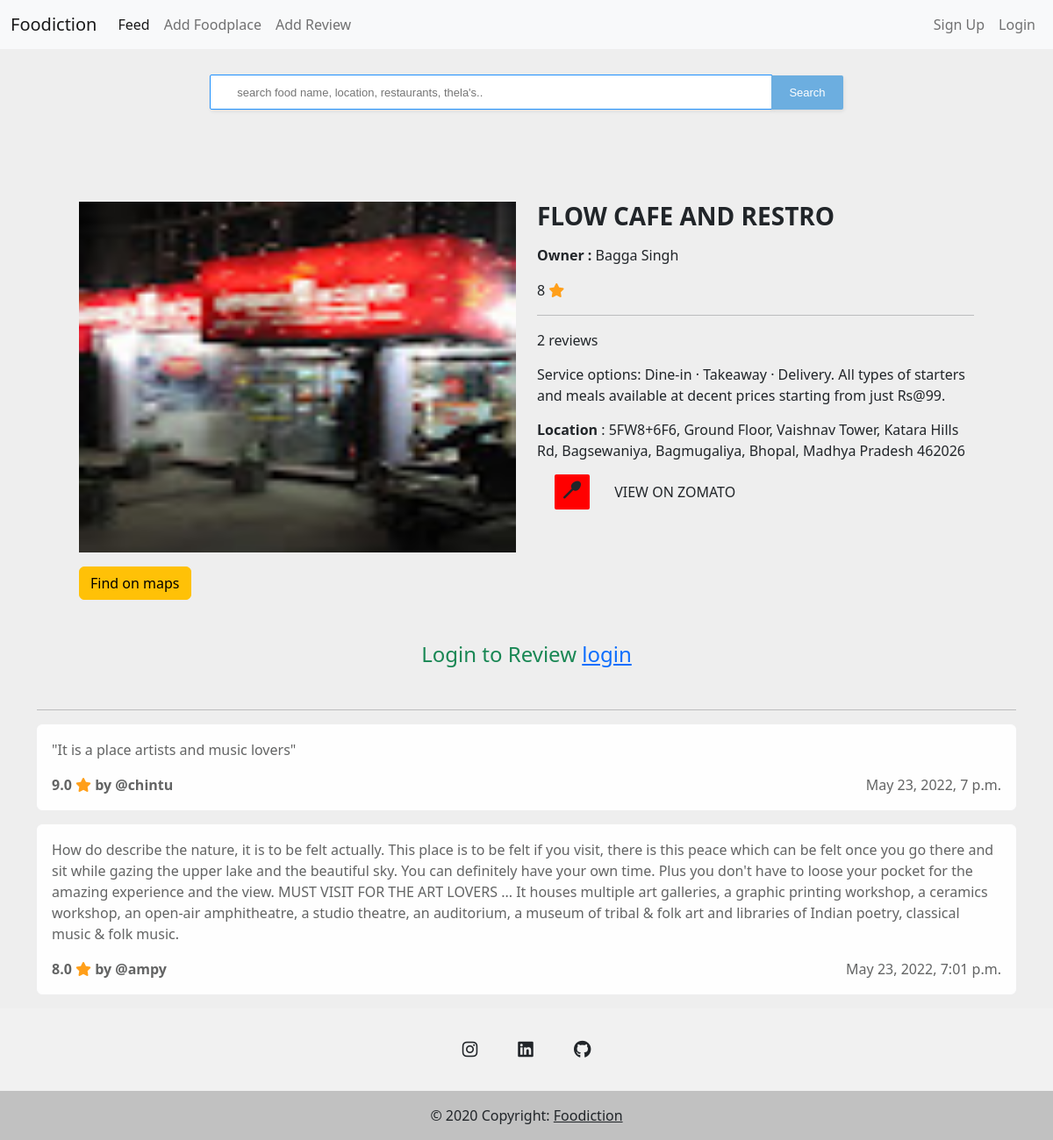
Screenshot of /details-foodplace/b4a55031-d8f7-4e73-b550-944ef6cb2c3e with the database file from the repository.
### food_app/models.py (models this page shows, shortened)
class FoodPlace(models.Model):
    user = models.CharField(max_length=150)
    foodplace_uuid = models.UUIDField(default=uuid.uuid4, help_text="UNIQUE ID FOR THE BATCH",
                                editable=False)
    name = models.CharField(max_length=150)
    owner_name = models.CharField(max_length=150)
    thumbnail = models.ImageField(upload_to="files/thumbnail")
    location = models.CharField(max_length=500)
    maps_location_link = models.CharField(max_length=500)
    description = models.CharField(max_length=500)
    rating = models.FloatField(default=1)
    active = models.BooleanField(default=True)
    spam = models.BooleanField(default=False)
    zomato_link = models.CharField(max_length=500)

class ReviewRating(models.Model):
    user = models.CharField(max_length=150)
    food_place = models.CharField(max_length=150)
    review = models.TextField(max_length=500)
    rating = models.FloatField(validators= [MinValueValidator(0.0), MaxValueValidator(10.0)])
    status = models.BooleanField(default=True)
    created_at = models.DateTimeField(auto_now_add=True)
    updated_at = models.DateTimeField(auto_now=True)

### food_app/views.py (the view)
# urls.py: path("details-foodplace/<str:slug>", views.foodplace_detail, name='details-foodplace'),
def foodplace_detail(request, slug):
    ratings = ReviewRating.objects.filter(food_place=slug)
    avg = []
    for x in ratings:
        avg.append(x.rating)
    ans = calc(avg)
    foodplace = FoodPlace.objects.get(foodplace_uuid=slug)
    foodplace.rating = ans
    foodplace.save()
    review = False
    try:
        review_check = ReviewRating.objects.get(user=request.user, food_place=slug)
        review = True
        context = {
            'foodplace': foodplace,
            'review': review,
            'ratings': ratings,
            'ans': ans,
        }
        return render(request, "foodplace/details_foodplace.html", context)
    except:
        if request.method == 'POST':
            if request.POST.get('rating') and request.POST.get('review'):
                review = ReviewRating()
                review.user = request.user
                review.food_place = slug
                review.rating = request.POST.get('rating')
                review.review = request.POST.get('review')
                if int(review.rating) > 10:
                    review.rating = 10
                elif int(review.rating) < 0:
                    review.rating = 0
                review.save()
                ratings = ReviewRating.objects.filter(food_place=slug)
                avg = []
                for x in ratings:
                    avg.append(x.rating)
                ans = calc(avg)
                foodplace = FoodPlace.objects.get(foodplace_uuid=slug)
                foodplace.rating = ans
                foodplace.save()
                return redirect('details-foodplace', slug=slug)
        else:
            total_reviews = ReviewRating.objects.all().count()
            all_reviews = ReviewRating.objects.all()
            ans = int(ans)
            ans_list = []
            for i in range(ans):
                ans_list.append(i)
            context = {
                'foodplace': foodplace,
                'review': review,
                'ratings': ratings,
                'ans': ans,
                'ans_list' : ans_list,
                'all_reviews': all_reviews
            }
            return render(request, "foodplace/details_foodplace.html", context)

### food_app/helper_functions.py (called while the page is built)
def calc(list1):
    if len(list1) == 0:
        return 0
    c = 0
    for x in list1:
        c += x
    return c/len(list1)

### templates/foodplace/details_foodplace.html (shortened to what this page needs)
{% extends "base.html" %}
{% block content %}
<div class="container" xmlns="http://www.w3.org/1999/html">
    <div class="ncard">
        <div class="container-fliud">
            <div class="wrapper row">
                <div class="preview col-md-6">
                    <div class="preview-pic tab-content">
                        <div class="tab-pane active" id="pic-1"><img src="{{ foodplace.thumbnail.url }}"
                                                                     style="max-height: 400px;"/></div>
                        <a href="{{ foodplace.maps_location_link }}" class="btn btn-warning mt-3" target="_blank">Find on maps</a>
                    </div>
                </div>
                <div class="details col-md-6">
                    <h3 class="product-title">{{ foodplace.name }}</h3>
                    <p><b>Owner : </b>{{ foodplace.owner_name }}</p>
                    <div class="rating">
                        <div class="stars">
                            {{ ans }} <span class="fa fa-star checked"></span>
                        </div>
                        <hr>
                        <span class="review-no">{{ ratings.count }} reviews </span>
                    </div>
                    <p class="product-description">{{ foodplace.description }}</p>
                    <p class="vote"><strong>Location</strong> : {{ foodplace.location }}<strong></strong></p>
                    <h5 class="colors">
                        <span class="color text-center" data-toggle="tooltip" style="background:red;"><i
                                class="fas fa-utensil-spoon mt-2"></i> </span>
                        <a class="add-to-cart btn btn-default" href="{{ foodplace.zomato_link }}" target="_blank">View
                            on Zomato</a>
                        <br>
                    </h5>
                </div>
            </div>
        </div>
    </div>
</div>
{% if review %}
<div class="conatiner text-center m-3">
    <b>Already reviewed!</b>
    <a class="btn btn-success" href="{% url 'update-review' foodplace.foodplace_uuid %}">Update Review</a>
</div>
{% else %}
{% if user.is_authenticated %}
{{ error }}
<div class="container">
    <form action="" method="POST">
        {% csrf_token %}
        <div class="mb-3">
            <label class="form-label" for="exampleFormControlInput1">Rating</label>
            <input class="form-control" id="exampleFormControlInput1" name="rating" placeholder="Rate Product"
                   type="number">
        </div>
        <div class="mb-3">
            <label class="form-label" for="exampleFormControlTextarea1">Review</label>
            <textarea class="form-control" id="exampleFormControlTextarea1" name="review" rows="3"></textarea>
        </div>
        <input class="btn btn-success mb-3" type="submit" value="Upload">
    </form>
</div>
{% else %}
<div class="container text-center mb-5">
    <h4 class="text-success">Login to Review <a href="{% url 'login' %}">login</a></h4>
</div>
{% endif %}
{% endif %}
<div class="container">
    <hr>
    {% for r in ratings %}
    <div class="alert alert-light" role="alert">
        <p>{{ r.review }}</p> <b>{{ r.rating }} <span class="fa fa-star checked"></span> </b>
        <p style="float:right">{{ r.updated_at }}</p>
        <b>by @{{ r.user }}</b>
    </div>
    {% endfor %}
</div>
{% endblock %}

### static/css/base.css (style rules this page uses)
*, *::after, *::before { box-sizing: border-box; padding: 0; margin: 0; }
.preview { display: -webkit-box; display: -webkit-flex; display: -ms-flexbox; display: flex; -webkit-box-orient: vertical; -webkit-box-direction: normal; -webkit-flex-direction: column; -ms-flex-direction: column; flex-direction: column; }
.preview-pic { -webkit-box-flex: 1; -webkit-flex-grow: 1; -ms-flex-positive: 1; flex-grow: 1; }
.tab-content { overflow: hidden; }
.tab-content img { width: 100%; -webkit-animation-name: opacity; animation-name: opacity; -webkit-animation-duration: .3s; animation-duration: .3s; }
.ncard { margin-top: 50px; background: #eee; padding: 3em; line-height: 1.5em; }
@media screen and (min-width: 997px) { .wrapper { display: -webkit-box; display: -webkit-flex; display: -ms-flexbox; display: flex; } }
.details { display: -webkit-box; display: -webkit-flex; display: -ms-flexbox; display: flex; -webkit-box-orient: vertical; -webkit-box-direction: normal; -webkit-flex-direction: column; -ms-flex-direction: column; flex-direction: column; }
.colors { -webkit-box-flex: 1; -webkit-flex-grow: 1; -ms-flex-positive: 1; flex-grow: 1; }
.product-title, .price, .sizes, .colors { text-transform: UPPERCASE; font-weight: bold; }
.checked, .price span { color: #ff9f1a; }
.product-title, .rating, .product-description, .price, .vote, .sizes { margin-bottom: 15px; }
.product-title { margin-top: 0; }
.color { display: inline-block; vertical-align: middle; margin-right: 10px; height: 2em; width: 2em; border-radius: 2px; }
.color:first-of-type { margin-left: 20px; }
.add-to-cart, .like { background: #ff9f1a; padding: 1.2em 1.5em; border: none; text-transform: UPPERCASE; font-weight: bold; color: #fff; -webkit-transition: background .3s ease; transition: background .3s ease; }

### rows the page displays
FoodPlace: thumbnail (picture), name "FLOW CAFE AND RESTRO", owner_name "Bagga Singh", description "Service options: Dine-in · Takeaway · Delivery. All types of starters and meals available at decent prices starting from just Rs@99.", location "5FW8+6F6, Ground Floor, Vaishnav Tower, Katara Hills Rd, Bagsewaniya, Bagmugaliya, Bhopal, Madhya Pradesh 462026"
ReviewRating: review "\"It is a place artists and music lovers\"", rating "9.0", updated_at "May 23, 2022, 7 p.m.", user "chintu"
ReviewRating: review "How do describe the nature, it is to be felt actually. This place is to be felt if you visit, there is this peace which can be felt once you go there and sit while gazing the upper lake and the beautiful sky. You can definitely have your own time. Plus you don't have to loose your pocket for the amazing experience and the view. MUST VISIT FOR THE ART LOVERS ... It houses multiple art galleries, a graphic printing workshop, a ceramics workshop, an open-air amphitheatre, a studio theatre, an auditorium, a museum of tribal & folk art and libraries of Indian poetry, classical music & folk music.", rating "8.0", updated_at "May 23, 2022, 7:01 p.m.", user "ampy"

### other values shown
{{ ans }} "8"
{{ ratings.count }} "2"
